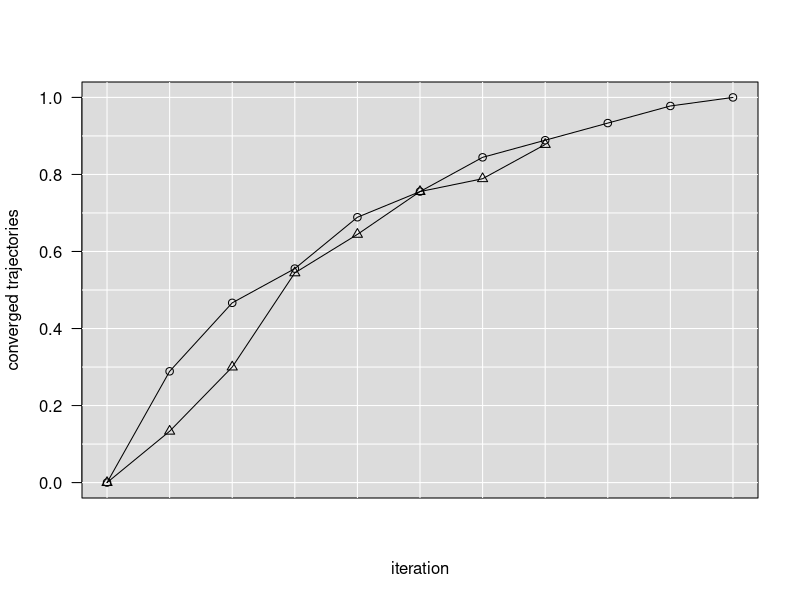

The R source for this figure: (Note: this script raises an error after producing the figure.)
df1 <- read.csv("../Data/experiment1_FINAL.csv")

df1c <- subset(df1,condition=="C")
df1i <- subset(df1,condition=="I")

# number of trajectories that haven't converged yet, per iteration
table(df1c$iteration)
table(df1i$iteration)

#############################################################################
# get percentage of trajectories that converged on each iteration

# cultural condition
x <- c(as.vector(table(df1c$iteration)[2:11]),0) # add zero coz we know it converged
c1 <- 1-(x/45) # make inverse into a percentage

# individual condition
# need to look up how many trajectories in the last iteration were and weren't converged
table(subset(df1i,iteration==8)$converged)
# 8 converged and 11 did not
x <- c(as.vector(table(df1i$iteration)[2:8]),11) # so add 11
i1 <- 1-(x/90) # make inverse into a percentage
i1 <- c(i1,"NA","NA","NA")

#############################################################################


plot(c1,type="l",las=1, xaxt="n",xlab="iteration",ylab="converged trajectories")
rect(par("usr")[1],par("usr")[3],par("usr")[2],par("usr")[4],col="#DCDCDC")
abline(v=seq(1,11),h=seq(0,1,by=0.1),col="white")
lines(i1,type="l",las=1)
lines(c1,type="l",las=1)
points(c1,pch=1) # 16
points(i1,pch=2) # 17
# make your own x axis labels
xtick < -seq(1, 11, by=1)
axis(side=1, at=xtick, labels=FALSE)
text(x=xtick, par("usr")[3], labels=xtick, pos=1, offset=1, xpd=TRUE)




plot(c1,type="l",las=1, xaxt="n",xlab="iteration",ylab="converged trajectories")
rect(par("usr")[1],par("usr")[3],par("usr")[2],par("usr")[4],col="#DCDCDC")
abline(v=seq(1,11),h=seq(0,1,by=0.1),col="white")
lines(i1,type="l",las=1,lwd=2,lty="dashed")
lines(c1,type="l",las=1,lwd=2)
# make your own x axis labels
xtick < -seq(1, 11, by=1)
axis(side=1, at=xtick, labels=FALSE)
text(x=xtick, par("usr")[3], labels=xtick, pos=1, offset=1, xpd=TRUE)



